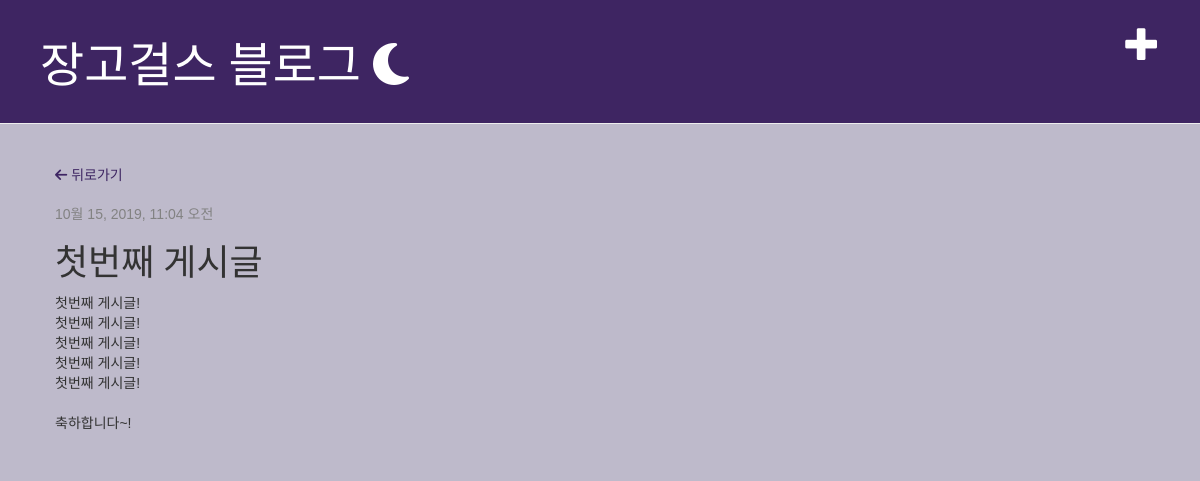
The page /blog/post/1/ on the database as committed earlier.
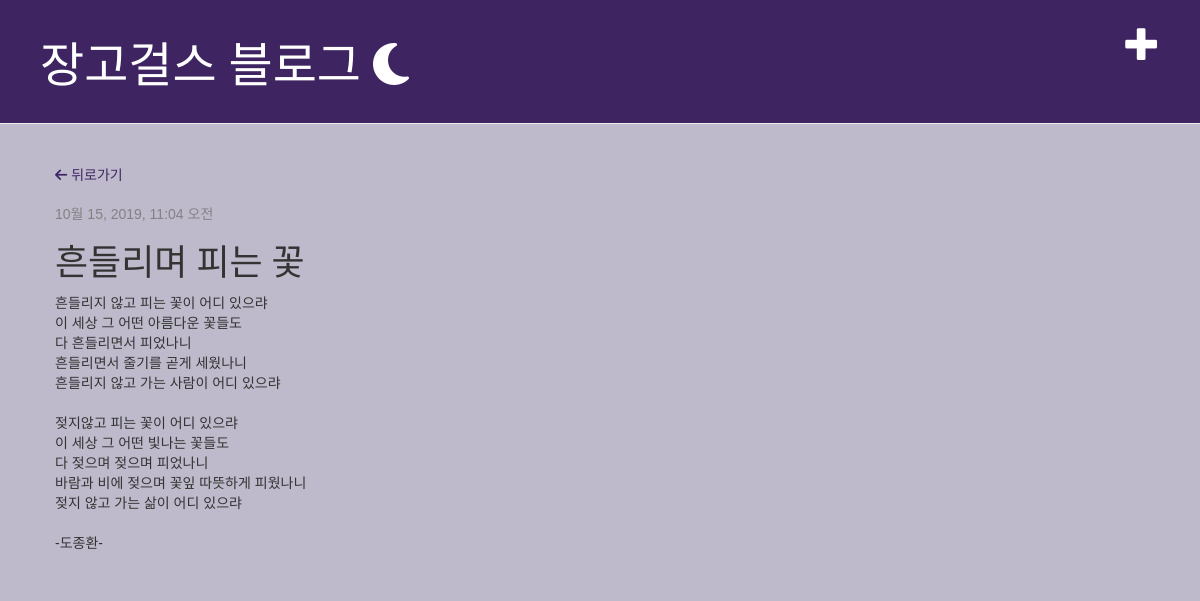
The same page on the database as committed later.
### blog/models.py (models this page shows, shortened)
class Post(models.Model):
    author = models.ForeignKey(settings.AUTH_USER_MODEL, on_delete=models.CASCADE)
    title = models.CharField(max_length=200)
    text = models.TextField()
    created_date = models.DateTimeField(
        default=timezone.now
    )
    published_date = models.DateTimeField(
        blank=True, null=True
    )

### blog/views.py (the view)
# urls.py: path('post/<int:pk>/', views.post_detail, name='post_detail'),
def post_detail(request, pk):
    post = get_object_or_404(Post, pk=pk)
    return render(request, 'blog/post_detail.html', {'post': post})

### blog/templates/blog/post_detail.html
{% extends 'blog/base.html' %}
{% block content %}
<br>
<a href="/blog/" id="back"><i class="fas fa-arrow-left"></i> 뒤로가기</a><br><br>
<div class="post">
        {% if post.published_date %}
            <div class="date">
                {{ post.published_date }}
            </div>
        {% endif %}
        <h1>{{ post.title }}</h1>
        <p>{{ post.text|linebreaksbr }}</p>
    </div>
{% endblock %}

Rows that differ between the two databases and show on the page:
changed Post: title "첫번째 게시글" → "흔들리며 피는 꽃"; text "첫번째 게시글! 첫번째 게시글! 첫번째 게시글! 첫번째 게시글! 첫번째 게시글! 축하합니다~!" → "흔들리지 않고 피는 꽃이 어디 있으랴 이 세상 그 어떤 아름다운 꽃들도 다 흔들리면서 피었나니 흔들리면서 줄기를 곧게 세웠나니 흔들리지 않고 가는 사람이 어디 있으랴 젖지않고 피는 꽃이 어디 있으랴 이 세상 그 어떤 빛나는 꽃들도 다 젖으며 젖으며 피었나니 바람과 비에 젖으며 꽃잎 따뜻하게 피웠나니 젖지 않고 가는 삶이 어디 있으랴 -도종환-"
